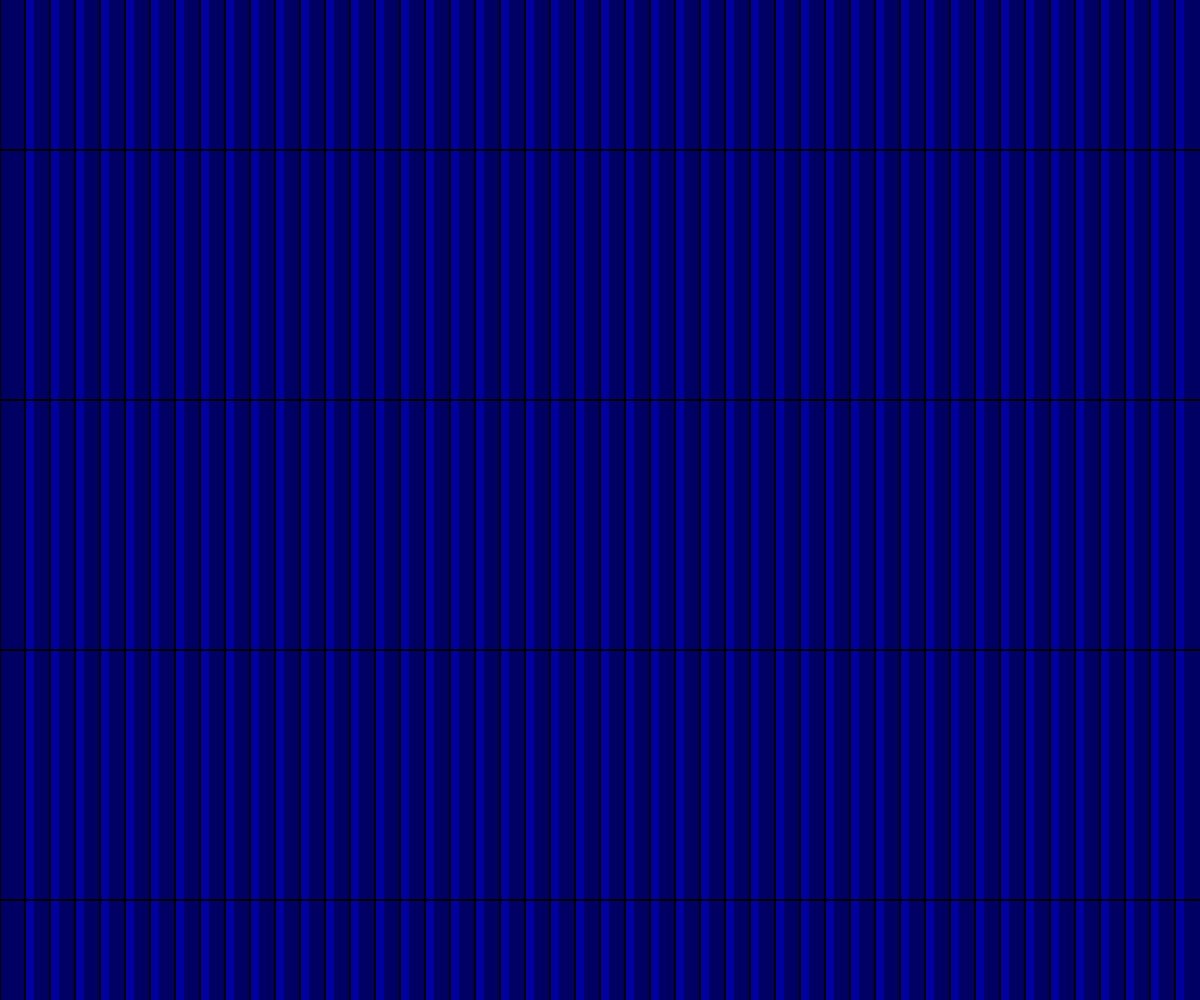
Frame 1 (no input)
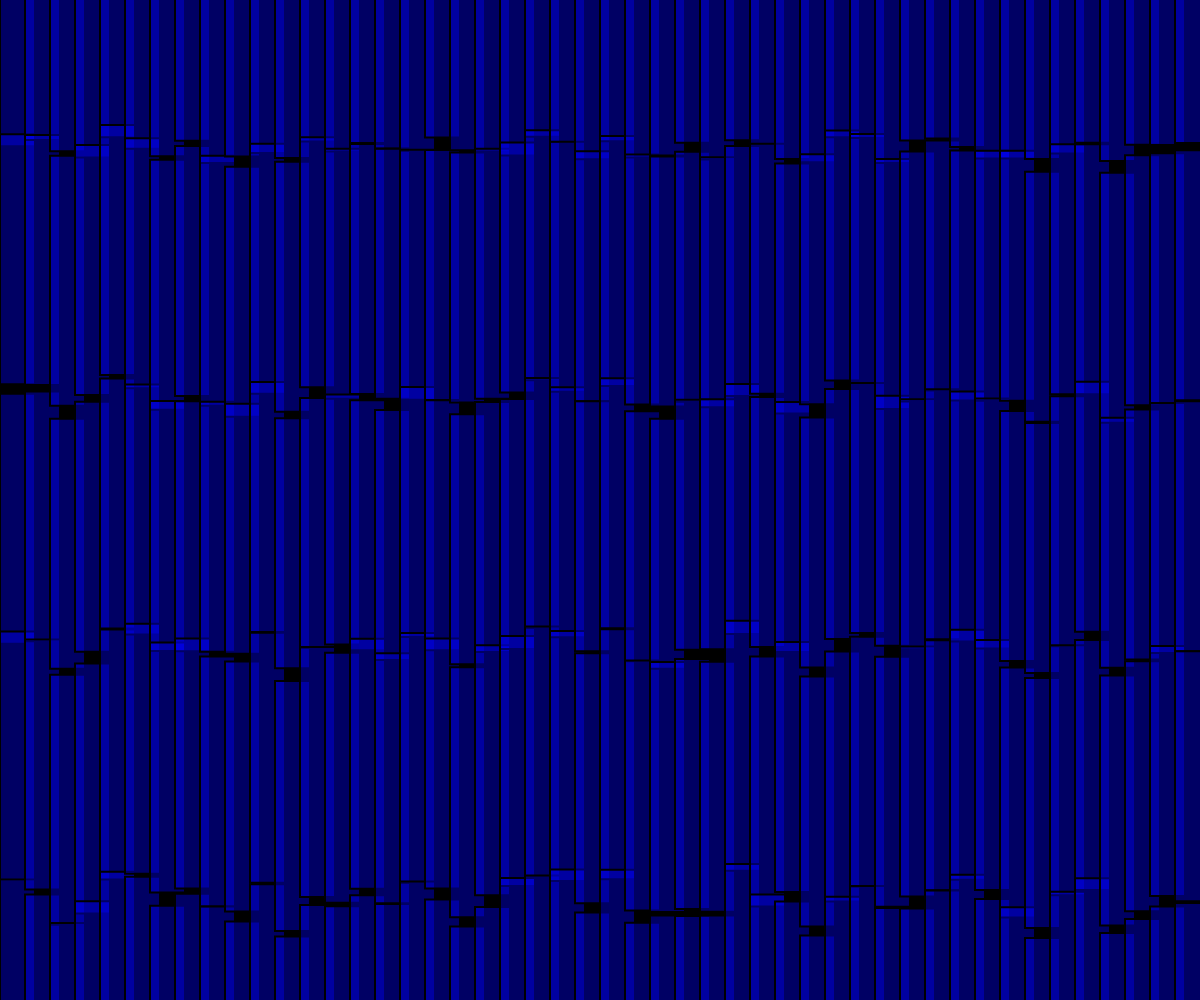
Frame 60 (no input)
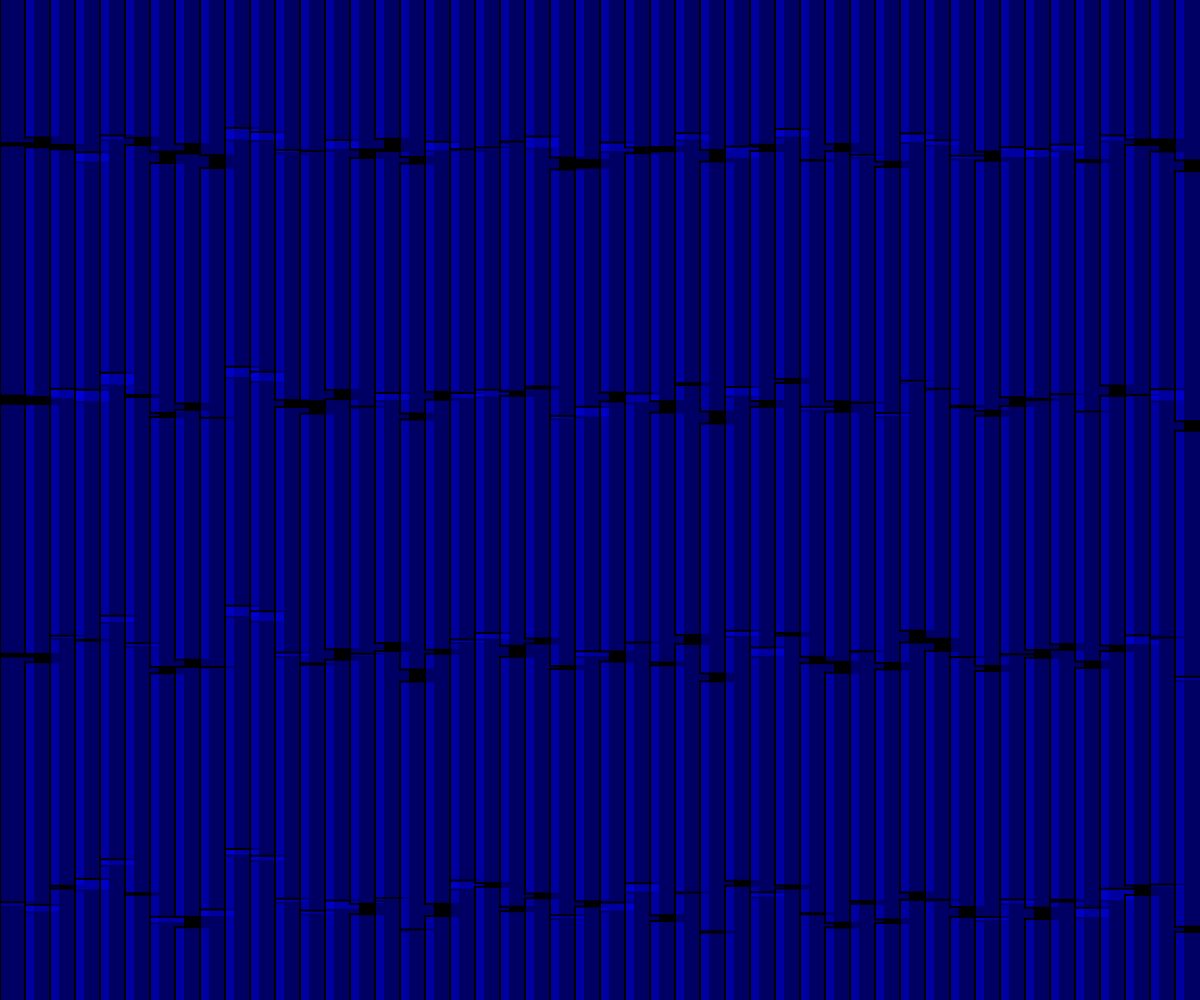
Frame 120 (the mouse pressed at the canvas centre since frame 60)

The p5.js sketch that drew these frames (run headless with seeded random() and noise() and a simulated clock; from frame 60 on, the mouse is pressed at the canvas centre):

// p5.js sketch
// ── sketch.js
/*
Inspired by Vera Molnár's Dispersion and simliar works
*/
let angle = 0;

function setup() {
  createCanvas(windowWidth, windowHeight);
  fill(0,0,255,100);
  angleMode(DEGREES);
  stroke(0);
  strokeWeight(2);
}

function draw() {
  frameRate(20);
  blendMode(BLEND);
  background(0,0,0);
  // blendMode(DIFFERENCE);

  let columnWidth = min(width / 20, height / 20);
  let rowHeight = height / 4;
  for (let x = 0; x < width; x+= columnWidth/2) {
    for (let y = -100; y < height; y+=rowHeight) {
      y += random(-15, 15)*sin(angle);
      rect(x, y, columnWidth * 0.7, rowHeight);  
    }
  }
  angle+=2
}

function windowResized() {
  resizeCanvas(windowWidth, windowHeight);
}

//////////////////////////////////////////////////

/*
Inspired by Vera Molnár's Dispersion and simliar works
*/

// function setup() {
//   createCanvas(windowWidth, windowHeight);
//   noFill();
//   stroke(0);
//   strokeWeight(2);
// }

// function draw() {
//   background(255);

//   let columnWidth = min(width / 20, height / 20);
//   let rowHeight = height / 3;

//   for (let x = 0; x < width; x+= columnWidth) {
//     for (let y = 0; y < height; y+= rowHeight) {
//       y += 20 + random(-20, 20);
//       rect(x, y, columnWidth * 0.7, rowHeight * 0.8);   
//     }
//   }
  
//  noLoop();
// }

// function mousePressed() {
//   loop();
// }

// function windowResized() {
//   resizeCanvas(windowWidth, windowHeight);
// }
